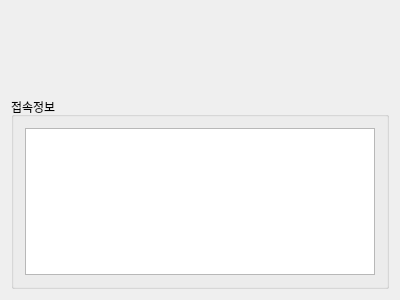
<?xml version="1.0" encoding="UTF-8"?>
<ui version="4.0">
 <class>Widget</class>
 <widget class="QWidget" name="Widget">
  <property name="geometry">
   <rect>
    <x>0</x>
    <y>0</y>
    <width>400</width>
    <height>300</height>
   </rect>
  </property>
  <property name="windowTitle">
   <string>Widget</string>
  </property>
  <layout class="QVBoxLayout" name="verticalLayout">
   <item>
    <layout class="QHBoxLayout" name="horizontalLayout">
     <item>
      <widget class="QLabel" name="labelStatus">
       <property name="minimumSize">
        <size>
         <width>0</width>
         <height>80</height>
        </size>
       </property>
       <property name="maximumSize">
        <size>
         <width>16777215</width>
         <height>80</height>
        </size>
       </property>
       <property name="text">
        <string/>
       </property>
      </widget>
     </item>
    </layout>
   </item>
   <item>
    <widget class="QGroupBox" name="groupBox_2">
     <property name="title">
      <string>접속정보</string>
     </property>
     <layout class="QVBoxLayout" name="verticalLayout_3">
      <item>
       <widget class="QTextEdit" name="connMsgEdit"/>
      </item>
     </layout>
    </widget>
   </item>
  </layout>
 </widget>
 <layoutdefault spacing="6" margin="11"/>
 <resources/>
 <connections/>
</ui>
